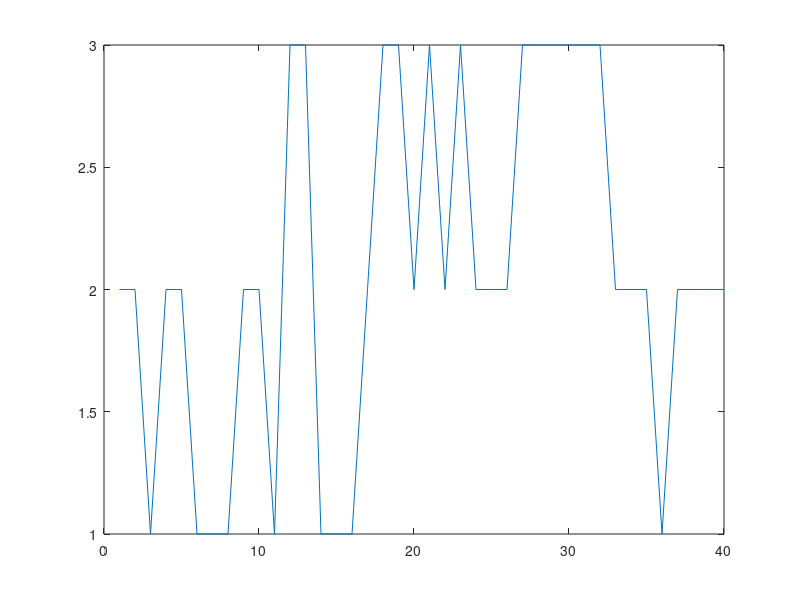

Here is the MATLAB script that generated this plot: (Note: this script raises an error after producing the figure.)
clear all, close all


%% Import data
data = importdata('dataElectionsProjectionsEntropy.csv');
dataMat = data.data;

[nRow,nCol] = size(dataMat);

display([nRow,nCol]);

%% Define parameters for data analysis
m = 1; %Makes sense for simple Likert survey data
r = .15; %Default in many entropy papers
dist_type = 'chebychev'; %Default


%% Data prep
timeline = linspace(1,40,40);
for i=1:nCol %Run each time series one at a time

    data = dataMat(:,i);
    
    figure(i);
    xlabel('Time','Interpreter','none', 'FontSize', 10);
    ylabel('Winner Party','Interpreter','none', 'FontSize', 10);
    plot(timeline, data);

    graphtitle = sprintf('Plot%.f',i);
    print(graphtitle,'-djpeg');

    %Online code
    results(i,1) = i;
    results(i,2) = sampen(data, m, r, dist_type);
    
end

%Export data regarding points of statistical significance
header1=('TimeSeriesNumber'); header2=('Electoral Projections Entropy'); %Define headers
outputfile = 'EntropyResults.csv'; %Name the output file, including extension.
fid = fopen(outputfile,'w'); %Open new output file
fprintf(fid,'%s,%s\n',header1,header2); %Add headers to output file
status = fclose(fid); %Close new output file and save for later data output
dlmwrite('EntropyResults.csv',results,'-append');